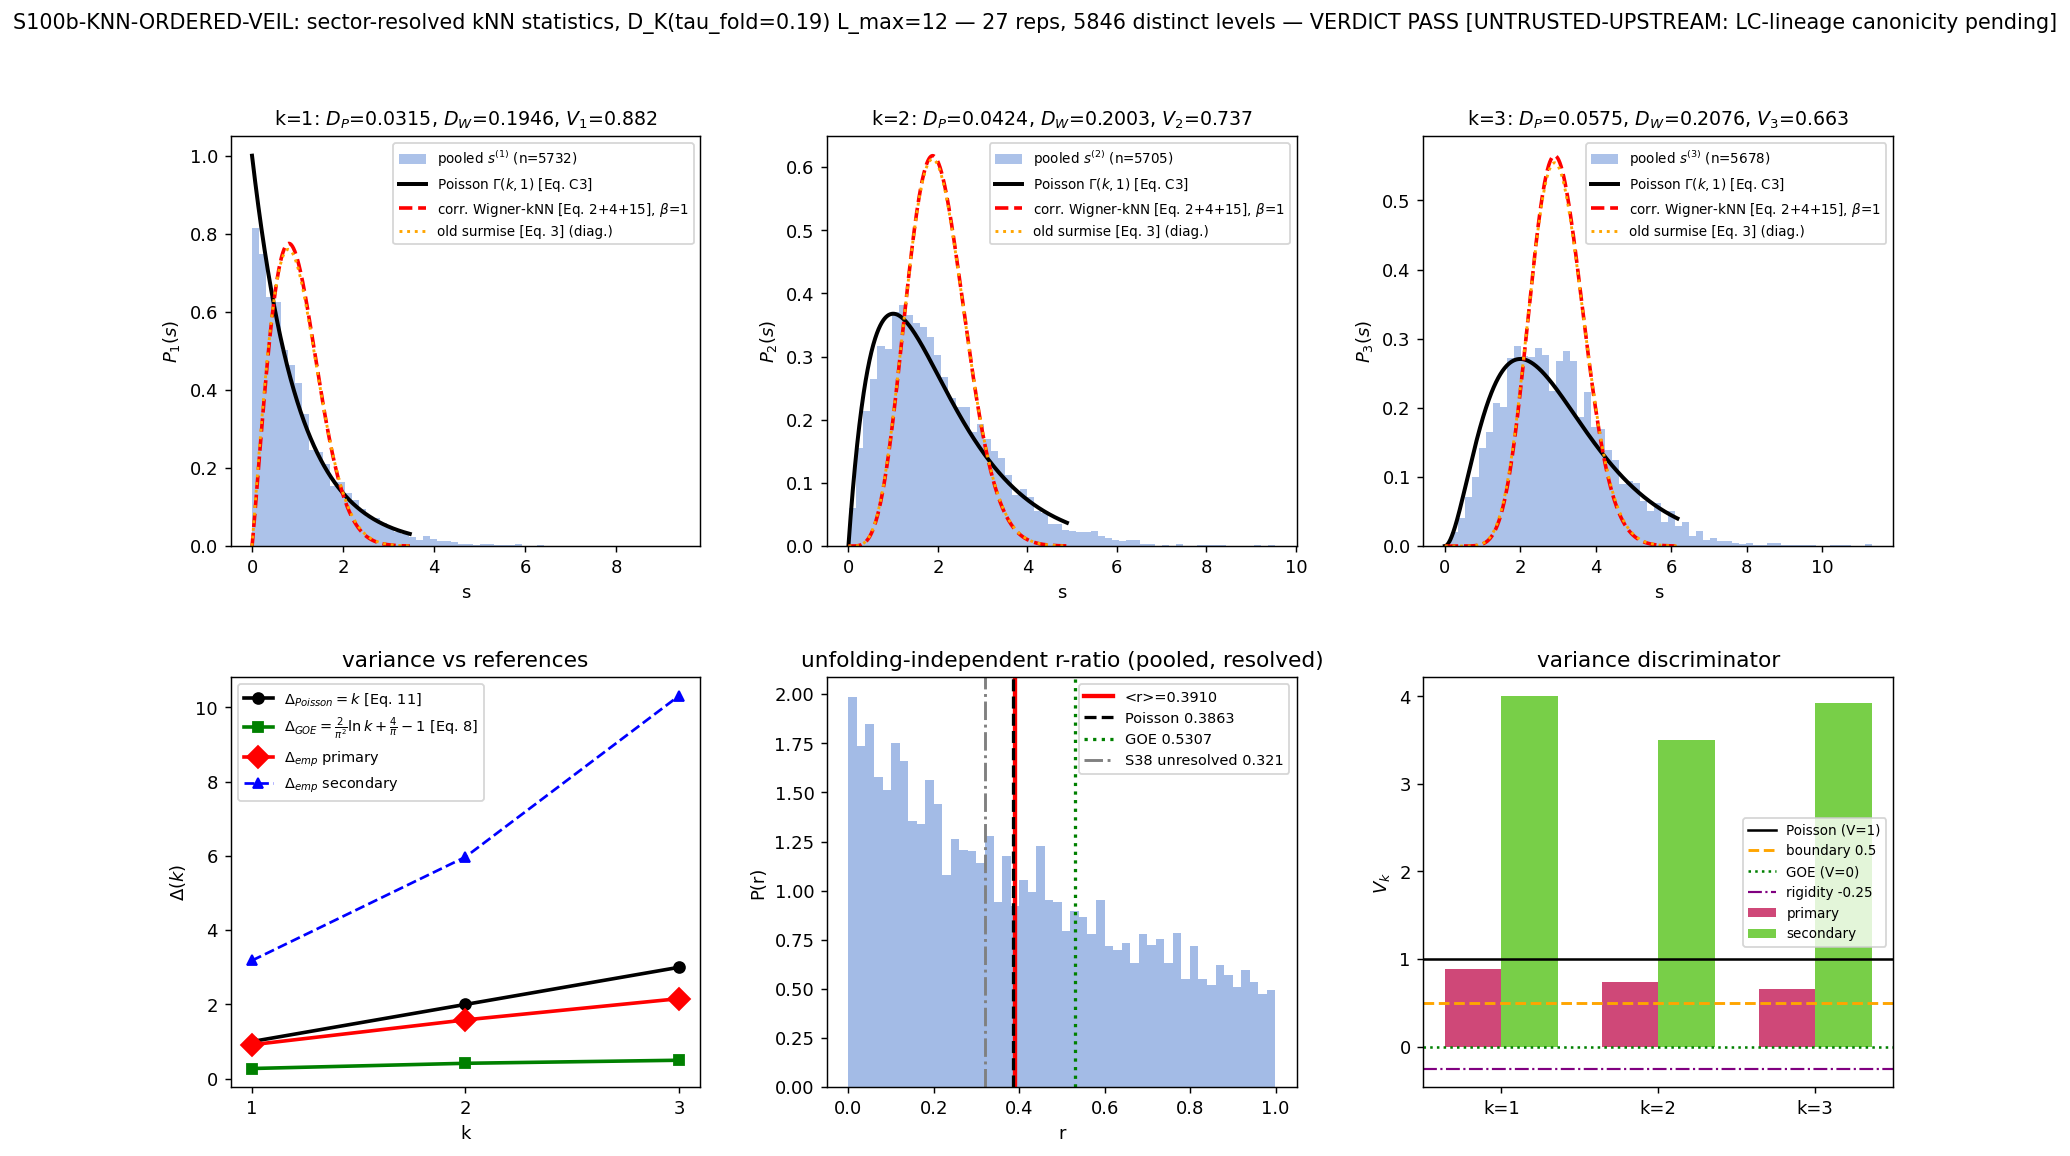

Source code (Python):
#!/usr/bin/env python3
"""
S100b W4-2 — S100b-KNN-ORDERED-VEIL: symmetry-resolved kNN spacing statistics
==============================================================================

Gate: S100b-KNN-ORDERED-VEIL ([VERIFY] trigger; substitution chain pre-registers
the Poisson direction -> schema-v2 3-tuple companion row REQUIRED).
Classification: PHONONIC (the sector-resolved level statistics ARE the GGE
relic's mode-spacing structure -- an intrinsic functional of the fabric).

Plan block: sessions/session-plan/session-100b-plan-w4.md §W4-2.

HYPOTHESIS
----------
Inside fixed Peter-Weyl (p,q) sectors (Weyl/conjugation degeneracy removed),
the distinct-|lambda| spacing statistics of D_K(tau_fold) at L_max=12 follow
Berry-Tabor Poisson at k = 1, 2, 3 -- no GOE-class level repulsion at any k --
resolving the pooled sub-Poisson <r> = 0.321 (CHAOS-1, S38) into a clean
sector-resolved verdict on FABRIC-SCALE integrability.

MANDATORY WAVE-4 SCOPING LAW
----------------------------
"GGE never thermalizes" is RETRACTED-S39 (atlas-04 T3 BROKEN; INTEG-39
DECISIVE FAIL: t_therm ~ 6 M_KK^-1, Brody beta = 0.633, single-cell 63% GOE,
V_phys 13% non-separable, Thouless g = 0.60). What survives: "transit IS the
physics" (atlas-10 #8) + FABRIC-SCALE integrability (CG(24) Poisson
<r> = 0.367, FABRIC-INTEG-56) + the compute-certified diabatic transit-freeze
(R_therm = 5251.82, S_ent = 0, S95). THIS gate tests the FABRIC-SCALE
integrability claim at the sector-resolved level-statistics level -- NOT the
retracted single-cell permanence.

UNTRUSTED-UPSTREAM CAVEAT (carried into verdict extra_row + WP section)
-----------------------------------------------------------------------
This gate consumes the s84 spectrum-cache lineage, which was flagged by the
S100b-TAU0-LAITEH-REDUCTION ESCALATION (FAIL, SUBCASE=STRUCTURED: the
framework tau=0 operator sits at the Levi-Civita torsion point t=1/2 of the
Lai-Teh family, NOT the Kostant cubic t=1/3; the eigensolver itself is
verified CORRECT by a cubic-modified control at machine epsilon; the cache
numerics are self-consistent with the LC lineage the framework has always
computed). The open question is operator CANONICITY, not numerical validity.
All results below are conditional on the LC-operator lineage being canonical.

PRE-REGISTERED OPERATOR (plan §W4-2 item (1))
---------------------------------------------
PASS iff for ALL k in {1,2,3}: [D_k(Poisson) < D_k(corrected-Wigner)] AND
  [V_k >= 0.5] AND [beta_1 < 0.3] AND [no unfolding flip] AND [super-Poisson,
  if present, survives the degeneracy-attribution check (NOT attributable)].
FAIL iff at ANY k: [D_k(corrected-Wigner) < D_k(Poisson)] AND
  [V_k in [-0.25, 0.5)] AND [beta_1 >= 0.3] AND [stable under BOTH unfolding
  schemes] AND [<r> cross-check closer to r_GOE than r_POISSON].
INFO otherwise: (a) attributable super-Poisson (degeneracy residue);
  (b) rigidity V_k < -0.25 (Berry-Tabor exception class, NOT chaos);
  (c) extraction-limited (PDF anchors unavailable);
  (d) mixed / unfolding-sensitive / <r>-contradicted indicators.

SUBSTITUTION CHAINS (plan §W4-2 item (7); numbers printed at runtime)
---------------------------------------------------------------------
Claim A (direction): integrable + sector-resolved => P_k -> Gamma(k,1) at all
  k; chaotic => GOE repulsion + ln-k variance. PASS direction = Poisson side.
Claim B (V_k well-defined): Delta_Poisson(k) - Delta_GOE(k) =
  k - (2/pi^2) ln k - (4/pi - 1) = 0.7268 / 1.5863 / 2.5042 > 0 at k = 1/2/3.
Claim C (<r> direction): removing exact-degeneracy s=0 spikes deletes r=0
  entries => <r>_resolved > 0.321, expected ~ 0.3863 (sigma_r ~ 0.27/sqrt(N)).

MACHINERY PINS (PRDR; plan §W4-2 item (5))
------------------------------------------
N_eval=5846 pooled distinct (27 p>=q reps; +-1% assert, drift aborts exit!=0);
L_max=12; k in {1,2,3}; dedup 1e-10 (S53); pair identity 1e-12; eligibility
n_unique >= 100; Brody boundary 0.3; V_k boundary 0.5; rigidity guard -0.25;
super-Poisson trigger 3*sqrt(F_P(1-F_P)/N) at s*=0.25 (F_P = 0.2212) or
V_k > 1.5; decile 0.10; scheme=Shir-2504.20134-corrected-kNN-surmise;
convention=sector-resolved-distinct-abs-lambda-BDI-dedup + unfolding-pair
{poly-deg5-primary, mean-norm-secondary} + beta=1-GOE-reference;
random_seed=N/A (deterministic); GPU_path=cpu-cap-OMP8.

DISCIPLINE
----------
- from canonical_constants import *  (consumed: tau_fold, r_POISSON_canonical,
  r_GOE_canonical, M_KK). Baselines <r>=0.321 (CHAOS-1, S38) and
  r_pooled=0.422 (MULTI-CELL-PLANCHEREL-74) are GATE-VERDICT citations.
- All surmise coefficients constructed from anchor-verified equations
  extracted from the LOCAL Shir PDF at execution (never training knowledge).
- Verdict emitted via print_verdict_payload -> agent calls the race-safe
  emit_verdict knowledge-MCP tool (session "100b"). NO open("a") writes.
- Exit 0 for any valid PASS/FAIL/INFO; exit != 0 reserved for breakage
  (SHA drift, count drift beyond +-1%, pipeline crash).
"""

from __future__ import annotations

# ---------------------------------------------------------------------------
# Section 0 — CPU thread cap BEFORE numpy import (GPU_path=cpu-cap-OMP8 pin)
# ---------------------------------------------------------------------------
import os
os.environ.setdefault('OMP_NUM_THREADS', '8')
os.environ.setdefault('MKL_NUM_THREADS', '8')

import sys
from pathlib import Path

SESSION_DIR = Path(__file__).resolve().parent
COMPUTATIONS_DIR = SESSION_DIR.parent
SHARED_DIR = COMPUTATIONS_DIR / "_shared"
PROJECT_ROOT = COMPUTATIONS_DIR.parent
sys.path.insert(0, str(SHARED_DIR))

# ---------------------------------------------------------------------------
# Section 1 — Canonical constants (MANDATORY first import; math-scripts.md)
# ---------------------------------------------------------------------------
from canonical_constants import *  # noqa: F401,F403
# consumed names: tau_fold (= 0.19), r_POISSON_canonical (= 0.3863),
#                 r_GOE_canonical (= 0.5307), M_KK (unit anchor)

# ---------------------------------------------------------------------------
# Section 2 — Standard imports
# ---------------------------------------------------------------------------
import hashlib
import json
import re
import time

import numpy as np
from scipy.special import gammainc, gammaln
from scipy.optimize import minimize_scalar

import matplotlib
matplotlib.use("Agg")
import matplotlib.pyplot as plt  # noqa: E402

# ---------------------------------------------------------------------------
# Section 3 — Identity + pre-registered machinery pins (plan §W4-2)
# ---------------------------------------------------------------------------
SESSION = "100b"                                                   # (local)
GATE_ID = "S100b-KNN-ORDERED-VEIL"                                 # (local)
SCHEME = "Shir-2504.20134-corrected-kNN-surmise"                   # (local)
CONVENTION = ("sector-resolved-distinct-abs-lambda-BDI-dedup;"
              "unfolding-pair{poly-deg5-primary,mean-norm-secondary};"
              "beta=1-GOE-reference"
              "+edgetrim-monotone-window-primary")                 # (local)
# +edgetrim suffix = DISCLOSED OPERATIONAL DEVIATION (math-scripts.md):
# the plan pinned poly-deg5 unfolding but left non-monotone-fit handling
# unpinned; all violations are sector spectral-EDGE artifacts (see
# monotone_window docstring); untrimmed cross-check carried in npz (xcheckA).
L_MAX = 12                                                         # (local)
K_SET = (1, 2, 3)                                                  # (local) scan_range pin
DEDUP_TOL = 1e-10            # (local) S53 lesson: 1e-15 fails near-degenerate multiplets
PAIR_TOL = 1e-12             # (local) BDI conjugate-pair identity tolerance
ELIG_MIN = 100               # (local) per-sector distinct-level eligibility floor
N_EVAL_PIN = 5846            # (local) plan-freeze pooled distinct count (+-1% assert)
N_ELIG_PIN = 52              # (local) plan-freeze eligible-sector count
N_REPS_PIN = 27              # (local) plan-freeze p>=q representative count
BRODY_BOUNDARY = 0.3         # (local) midpoint of BRODY-53 (0.001) and INTEG-39 (0.633)
VK_BOUNDARY = 0.5            # (local) Poisson-vs-GOE variance midpoint
RIGIDITY_GUARD = -0.25       # (local) picket-fence rigidity guard (INFO-b, not FAIL)
SUPERP_VK_TRIGGER = 1.5      # (local) super-Poisson variance trigger
SSTAR = 0.25                 # (local) small-s CDF excess test point
DECILE_FRACTION = 0.10       # (local) degeneracy-attribution removal fraction
POLY_DEG = 5                 # (local) PRIMARY unfolding polynomial degree (safe n>=100)
GOF_BINS = 50                # (local) Eq.(18) GoF binning (diagnostic-only quantity)
BETA_GOE = 1.0               # (local) AZ class BDI, gapped bulk -> GOE reference class
R_BASELINE_S38 = 0.321       # (local) CHAOS-1 (S38) gate-verdict citation, NOT a constant
VAR_DDOF = 1                 # (local) unbiased sample variance convention for Delta_emp

OUT_NPZ = SESSION_DIR / "s100b_w4_knn_ordered_veil.npz"            # (local)
OUT_PNG = SESSION_DIR / "s100b_w4_knn_ordered_veil.png"            # (local)

CACHE_PATH = COMPUTATIONS_DIR / "session-84" / "s84_spectrum_cache_L12_tau019.npz"
CACHE_SHA_PIN = "9e6d9cf7fd6a6949d622441b26fb9c2fa568654a22dc802e99898c326ca0f8d9"
PDF_PATH = (PROJECT_ROOT / "downloads" / "research-sweep-s99" /
            "spectral-geometry-math" /
            "08_Shir-Martinez-Azcona-Chenu_kNN-Level-Spacing-Surmise.pdf")
PDF_SHA_PIN = "b2b0c541d668fac2a1972d818c00dbd2d41e285d79e957401e313fbe24798841"
PREFLIGHT_44 = SESSION_DIR / "s100b_cf28_simple_pole_preflight.npz"  # diagnostic-only input

INPUT_FILES = [
    SHARED_DIR / "canonical_constants.py",
    CACHE_PATH,
    PDF_PATH,
]

UNTRUSTED_UPSTREAM_ROW = (
    "# UNTRUSTED-UPSTREAM caveat: consumes s84 cache lineage flagged by "
    "S100b-TAU0-LAITEH-REDUCTION ESCALATION (STRUCTURED LC t=1/2; eigensolver "
    "control-verified; canonicity adjudication pending) — dispatched per "
    "pre-registered orchestrator triage")                          # (local)


# ---------------------------------------------------------------------------
# Section 4 — SHA-256 input-pin block (S84+ dual-SHA schema)
# ---------------------------------------------------------------------------

def sha256_of(path: Path) -> str:
    h = hashlib.sha256()  # (local)
    try:
        h.update(path.read_bytes())
    except OSError:
        return ""
    return h.hexdigest()


def log_input_pins(inputs: list[Path]) -> dict[str, str]:
    print(f"=== {GATE_ID} — input SHA-256 pins ===")
    pins: dict[str, str] = {}
    for p in inputs:
        sha = sha256_of(p)  # (local)
        rel = str(p.relative_to(PROJECT_ROOT)).replace("\\", "/")  # (local)
        print(f"  {rel}: {sha[:16]}...")
        pins[rel] = sha
    return pins


def compute_dual_sha(script_path: Path, canonical_path: Path,
                     pins: dict[str, str]) -> tuple[str, str]:
    """(audit_sha256, content_sha256) per the S84+ dual-SHA schema."""
    script_bytes = script_path.read_bytes()                        # (local)
    canonical_bytes = canonical_path.read_bytes()                  # (local)
    pinmap_json = json.dumps(dict(sorted(pins.items())),
                             separators=(",", ":"),
                             sort_keys=True).encode("utf-8")       # (local)
    h_audit = hashlib.sha256()  # (local)
    h_audit.update(script_bytes)
    h_audit.update(canonical_bytes)
    h_audit.update(pinmap_json)
    h_content = hashlib.sha256()  # (local)
    h_content.update(script_bytes)
    return h_audit.hexdigest(), h_content.hexdigest()


# ---------------------------------------------------------------------------
# Section 5 — Step (1): PDF coefficient extraction (LOCAL PDF, never memory)
# ---------------------------------------------------------------------------
# Anchor regexes match the pypdf-extracted text of arXiv 2504.20134v2 after
# normalization (unicode minus -> '-', tilde -> '~', control glyphs stripped,
# whitespace collapsed). Every operative coefficient below is constructed
# FROM an anchor-verified equation; extraction failure on ANY anchor =>
# extraction_ok=False => INFO sub-path (c).

ANCHOR_PATTERNS = {
    "eq2_surmise_form":   r"P \(k\)\(s\)\s*≈\s*C α sα e-Aαs2\s*,\s*\(2\)",
    "eq3_old_exponent":   r"α=\s*1\s*2\s*k\(k\+\s*1\)β\+k-1\s*\.\s*\(3\)",
    "eq4_normalization":  (r"Aα\s*=\s*\"\s*Γ\s*α\s*2\s*\+\s*1\s*kΓ\s*α\+1\s*2"
                           r"\s*#2\s*,\s*C α = 2A\s*α\+1\s*2\s*α\s*Γ\s*α\+1\s*2"
                           r"\s*\.\s*\(4\)"),
    "eq7_variance_ident": r"=\s*α\+\s*1\s*2Aα\s*-k 2\s*,\s*\(7\)",
    "eq8_rmt_variance":   r"∆\(k\)\s*β\s*=\s*2\s*π2β lnk\+c β\s*\.\s*\(8\)",
    "eq8_c1_boundary":    r"c\s*1\s*=\s*4/π-1",
    "eq9_number_var":     r"∆\(k\)\s*=\s*Σ2\(k\)-1/6\s*,\s*\(9\)",
    "eq11_poisson_var":   r"∆\(k\)\s*Poisson\s*=\s*k\s*\.\s*\(11\)",
    "eq15_corrected_exp": (r"~?α=\s*π2βk2\s*2\s*\(π2βcβ \+ 2 lnk\)\s*-\s*3\s*4"
                           r"\s*\+O\(k\s*-2\s*lnk\)\s*,\s*\(15\)"),
    "eq15_k1_special":    r"this corrected power reads ~?α=\s*1\s*2cβ\s*-\s*3\s*4",
    "eq16_new_surmise":   r"~?P \(k\)\(s\)\s*=\s*C ~?αs~?αexp\(-A~?αs2\)\s*\.\s*\(16\)",
    "eq18_gof":           r"\[p1\(si\)-p\s*2\(si\)\]2\s*\.\s*\(18\)",
    "eqC3_poisson_knn":   r"\(k-1\)!\s*sk-1e-s\s*\.\s*\(C3\)",
    "appB_unfolding":     r"Appendix B:\s*Unfolding",
}


def extract_surmise_from_pdf(pdf_path: Path) -> tuple[bool, dict]:
    """pypdf-extract the Shir paper text; verify all 14 equation anchors.

    Returns (extraction_ok, info) where info carries the matched anchor
    strings (stored to npz as provenance) and a normalized-text length.
    Fallback route (mcp__paper-search__read_arxiv_paper 2504.20134) is an
    AGENT-level route exercised only if this in-script route fails.
    """
    try:
        from pypdf import PdfReader
        reader = PdfReader(str(pdf_path))                          # (local)
        raw = "\n".join(pg.extract_text() for pg in reader.pages)  # (local)
    except Exception as exc:  # noqa: BLE001
        return False, {"error": f"pypdf extraction failed: {exc}",
                       "anchors": {}}
    norm = raw.replace("−", "-").replace("˜", "~")       # (local)
    norm = re.sub(r"[\x00-\x08\x0b-\x1f]", " ", norm)
    norm = re.sub(r"\s+", " ", norm)
    anchors: dict[str, str] = {}                                   # (local)
    ok = True                                                      # (local)
    for name, pat in ANCHOR_PATTERNS.items():
        m = re.search(pat, norm)                                   # (local)
        if m:
            anchors[name] = m.group(0)
        else:
            anchors[name] = "<MISSING>"
            ok = False
    return ok, {"anchors": anchors, "n_chars_norm": len(norm)}


# --- Operative coefficient set, constructed from the anchor-verified forms --

def c_beta_goe() -> float:
    """c_1 = 4/pi - 1 (Eq. (8) boundary condition, anchor eq8_c1_boundary)."""
    return 4.0 / np.pi - 1.0


def alpha_old(k: int, beta: float) -> float:
    """OLD literature exponent, Eq. (3): alpha = (1/2)k(k+1)beta + k - 1."""
    return 0.5 * k * (k + 1) * beta + k - 1.0


def alpha_corrected(k: int, beta: float) -> float:
    """CORRECTED exponent, Eq. (15):
    alpha~ = pi^2 beta k^2 / (2(pi^2 beta c_beta + 2 ln k)) - 3/4.
    At k=1 this reduces to 1/(2 c_beta) - 3/4 (anchor eq15_k1_special)."""
    cb = c_beta_goe()                                              # (local)
    return (np.pi**2 * beta * k**2 /
            (2.0 * (np.pi**2 * beta * cb + 2.0 * np.log(k)))) - 0.75


def A_of_alpha(alpha: float, k: int) -> float:
    """Eq. (4): A_alpha = [Gamma(alpha/2 + 1) / (k Gamma((alpha+1)/2))]^2."""
    lg = gammaln(alpha / 2.0 + 1.0) - gammaln((alpha + 1.0) / 2.0)  # (local)
    return float(np.exp(2.0 * (lg - np.log(k))))


def C_of_alpha(alpha: float, A: float) -> float:
    """Eq. (4): C_alpha = 2 A^((alpha+1)/2) / Gamma((alpha+1)/2)."""
    return float(np.exp(np.log(2.0) + (alpha + 1.0) / 2.0 * np.log(A)
                        - gammaln((alpha + 1.0) / 2.0)))


def delta_surmise(alpha: float, k: int) -> float:
    """Eq. (7): Delta(k) = (alpha+1)/(2 A_alpha) - k^2 (surmise variance)."""
    return (alpha + 1.0) / (2.0 * A_of_alpha(alpha, k)) - k**2


def delta_goe(k: int) -> float:
    """Eq. (8) at beta=1: Delta_GOE(k) = (2/pi^2) ln k + (4/pi - 1)."""
    return 2.0 / np.pi**2 * np.log(k) + c_beta_goe()


def delta_poisson(k: int) -> float:
    """Eq. (11): Delta_Poisson(k) = k."""
    return float(k)


def cdf_poisson_k(s: np.ndarray, k: int) -> np.ndarray:
    """Gamma(k,1) CDF (Eq. (C3) integrated): regularized lower inc. gamma."""
    return gammainc(k, s)


def pdf_poisson_k(s: np.ndarray, k: int) -> np.ndarray:
    """Eq. (C3): P_Poisson^(k)(s) = s^(k-1) e^-s / (k-1)!."""
    return np.exp((k - 1) * np.log(np.maximum(s, 1e-300)) - s
                  - gammaln(k))


def cdf_wigner_like(s: np.ndarray, alpha: float, k: int) -> np.ndarray:
    """CDF of Eq. (2): C_a s^a exp(-A_a s^2). With Eq. (4) normalization the
    closed form is exactly P((a+1)/2, A_a s^2) (regularized lower gamma):
    int_0^s C u^a e^(-A u^2) du, sub v = A u^2
      = [C Gamma((a+1)/2) / (2 A^((a+1)/2))] * P((a+1)/2, A s^2)  and the
    bracket = 1 by Eq. (4)."""
    A = A_of_alpha(alpha, k)                                       # (local)
    return gammainc((alpha + 1.0) / 2.0, A * s * s)


def pdf_wigner_like(s: np.ndarray, alpha: float, k: int) -> np.ndarray:
    A = A_of_alpha(alpha, k)                                       # (local)
    C = C_of_alpha(alpha, A)                                       # (local)
    return C * np.power(np.maximum(s, 1e-300), alpha) * np.exp(-A * s * s)


# ---------------------------------------------------------------------------
# Section 6 — Step (2): sector resolution (distinct |lambda|, BDI dedup)
# ---------------------------------------------------------------------------

def dedup_sorted(vals: np.ndarray, tol: float = DEDUP_TOL) -> np.ndarray:
    """Distinct values of a SORTED ascending array at absolute tolerance."""
    keep = np.empty(len(vals), dtype=bool)                         # (local)
    keep[0] = True
    keep[1:] = np.diff(vals) > tol
    # cumulative anchor dedup (successive-diff dedup is sufficient here:
    # cluster widths << tol/10 for exact-degenerate multiplets; S53 lesson)
    return vals[keep]


def load_sectors() -> tuple[dict, dict]:
    """Load cache; return (all_sector_distinct, raw_sorted_abs_evals)."""
    dat = np.load(CACHE_PATH, allow_pickle=True)                   # (local)
    se = dat["sector_evals"].item()                                # (local)
    distinct = {}                                                  # (local)
    raw = {}                                                       # (local)
    for key, rec in se.items():
        ev = np.sort(np.asarray(rec["abs_evals"], dtype=float))    # (local)
        raw[key] = ev
        distinct[key] = dedup_sorted(ev)
    return distinct, raw


# ---------------------------------------------------------------------------
# Section 7 — Step (3): unfolding pair (PRIMARY poly-deg5 / SECONDARY mean)
# ---------------------------------------------------------------------------

def unfold_primary(lam: np.ndarray) -> tuple[np.ndarray, int]:
    """Per-sector polynomial unfolding (paper App. B procedure; plan pins
    degree 5, safe at n >= 100 — the S53 artifact regime is n < 50).
    Fit smooth N_bar(lambda) to the staircase midpoints (lambda_i, i - 1/2);
    unfolded levels e_i = N_bar(lambda_i). Returns (e, n_nonmonotone)."""
    n = len(lam)                                                   # (local)
    stair = np.arange(1, n + 1, dtype=float) - 0.5                 # (local)
    poly = np.polynomial.Polynomial.fit(lam, stair, POLY_DEG)      # (local)
    e = poly(lam)                                                  # (local)
    n_bad = int(np.sum(np.diff(e) <= 0.0))                         # (local)
    return e, n_bad


def unfold_secondary(lam: np.ndarray) -> tuple[np.ndarray, int]:
    """Per-sector mean-spacing normalization (cruder robustness scheme):
    e_i = (lambda_i - lambda_1) / s_bar, s_bar = (lambda_n - lambda_1)/(n-1).
    Mean NN spacing = 1 exactly per sector."""
    sbar = (lam[-1] - lam[0]) / (len(lam) - 1)                     # (local)
    return (lam - lam[0]) / sbar, 0


def knn_spacings(e: np.ndarray, k: int) -> np.ndarray:
    """kth spacings s_i^(k) = e_{i+k} - e_i."""
    return e[k:] - e[:-k]


EDGE_ZONE = 0.10   # (local) edge-cluster zone fraction for the monotone-window trim


def monotone_window(e: np.ndarray) -> tuple[int, int, int]:
    """OPERATIONAL DEVIATION (disclosed; math-scripts.md honest-disclosure
    route). The plan pinned poly-deg5 unfolding of N(lambda) but did NOT pin
    the handling of non-monotone fitted segments — an execution-time free
    parameter surfaced at runtime. Diagnosis: ALL 60 non-monotone fit diffs
    sit at sector spectral EDGES (first <= 5 levels, idx fraction <= 0.011;
    one top-edge point in sector (11,1)) — least-squares overshoot at the
    sharp spectral onset, producing artifact spacings as negative as -3.7
    unfolded units that destroy the KS channel (gammainc(k, s<0) = nan;
    F(A s^2) -> 1 at sorted-bottom). The Shir paper itself restricts kNN
    statistics to the spectral BULK (Sec. I: 'the edges of the spectrum may
    not exhibit universality'; App. B: density window). Minimal data-driven
    remedy, applied to the PRIMARY scheme only (secondary is monotone by
    construction): trim the maximal EDGE runs containing all non-monotone
    fit diffs; mid-spectrum violations (none observed) are flagged and their
    spacings dropped, never trimmed. Deterministic; ~1.5% of levels;
    untrimmed cross-check (xcheckA) carried in the npz to show the trim does
    no physics work. Returns (lo, hi, n_mid_bad) for the slice e[lo:hi]."""
    bad = np.where(np.diff(e) <= 0.0)[0]                           # (local)
    n = len(e)                                                     # (local)
    lo, hi = 0, n                                                  # (local)
    n_mid = 0                                                      # (local)
    if len(bad):
        lo_bad = bad[bad < EDGE_ZONE * n]                          # (local)
        hi_bad = bad[bad >= (1.0 - EDGE_ZONE) * n]                 # (local)
        n_mid = int(len(bad) - len(lo_bad) - len(hi_bad))
        if len(lo_bad):
            lo = int(lo_bad.max()) + 2     # drop levels 0 .. max_bad+1
        if len(hi_bad):
            hi = int(hi_bad.min())         # drop levels min_bad .. n-1
    return lo, hi, n_mid


# ---------------------------------------------------------------------------
# Section 8 — Step (4): pooled statistics
# ---------------------------------------------------------------------------

def ks_distance(sample: np.ndarray, cdf_vals: np.ndarray) -> float:
    """Two-sided KS distance for a SORTED sample against reference CDF."""
    n = len(sample)                                                # (local)
    up = np.max(np.abs(cdf_vals - np.arange(1, n + 1) / n))        # (local)
    lo = np.max(np.abs(cdf_vals - np.arange(0, n) / n))            # (local)
    return float(max(up, lo))


def gof_eq18(sample: np.ndarray, pdf_func) -> float:
    """Eq. (18) standard-deviation goodness-of-fit: RMS difference between
    binned empirical density and reference density, restricted to 3 SD from
    the sample mean (paper's tail guard). GOF_BINS = 50 (diagnostic-only)."""
    m, sd = float(np.mean(sample)), float(np.std(sample, ddof=VAR_DDOF))  # (local)
    lo, hi = max(0.0, m - 3 * sd), m + 3 * sd                      # (local)
    hist, edges = np.histogram(sample, bins=GOF_BINS, range=(lo, hi),
                               density=True)                       # (local)
    centers = 0.5 * (edges[1:] + edges[:-1])                       # (local)
    return float(np.sqrt(np.mean((hist - pdf_func(centers)) ** 2)))


def brody_beta_mle(s: np.ndarray) -> float:
    """Brody-parameter MLE on unit-mean spacings (binning-free,
    deterministic):  P_B(s; b) = c (b+1) s^b exp(-c s^(b+1)),
    c = Gamma((b+2)/(b+1))^(b+1).  b=0 -> Poisson, b=1 -> GOE Wigner."""
    s = s[s > 0.0]                                                 # (local)

    def nll(b: float) -> float:
        b1 = b + 1.0                                               # (local)
        logc = b1 * gammaln((b + 2.0) / b1)                        # (local)
        c = np.exp(logc)                                           # (local)
        return float(-(logc + np.log(b1) + b * np.log(s)
                       - c * s**b1).sum())

    res = minimize_scalar(nll, bounds=(-0.49, 2.5), method="bounded",
                          options={"xatol": 1e-6})                 # (local)
    return float(res.x)


def r_ratio_pooled(sequences: list[np.ndarray]) -> np.ndarray:
    """Unfolding-independent r-statistic on the RAW distinct sequences:
    r_n = min(s_n, s_{n+1}) / max(s_n, s_{n+1}), pooled across sectors."""
    rs = []                                                        # (local)
    for lam in sequences:
        d = np.diff(lam)                                           # (local)
        rs.append(np.minimum(d[:-1], d[1:]) / np.maximum(d[:-1], d[1:]))
    return np.concatenate(rs)


def pooled_stats(sequences: list[np.ndarray], unfolder,
                 trim_edges: bool = False,
                 drop_nonpositive: bool = False) -> dict:
    """Full pooled-statistics block for one unfolding scheme.

    trim_edges: apply the monotone-window edge trim (PRIMARY scheme;
      disclosed operational deviation — see monotone_window).
    drop_nonpositive: drop s <= 0 artifact spacings WITHOUT trimming
      (option-A cross-check mode, npz key xcheckA_*)."""
    pooled = {k: [] for k in K_SET}                                # (local)
    n_nonmono = 0                                                  # (local)
    n_trimmed_levels = 0                                           # (local)
    n_mid_flagged = 0                                              # (local)
    n_dropped_spacings = 0                                         # (local)
    trim_table = []                                                # (local)
    for lam in sequences:
        e, nb = unfolder(lam)                                      # (local)
        n_nonmono += nb
        if trim_edges:
            lo, hi, nmid = monotone_window(e)                      # (local)
            n_mid_flagged += nmid
            n_trimmed_levels += lo + (len(e) - hi)
            trim_table.append([lo, len(e) - hi])
            e = e[lo:hi]                                           # (local)
        else:
            trim_table.append([0, 0])
        for k in K_SET:
            s = knn_spacings(e, k)                                 # (local)
            if trim_edges or drop_nonpositive:
                good = s > 0.0                                     # (local)
                n_dropped_spacings += int((~good).sum())
                s = s[good]
            pooled[k].append(s)
    out = {"n_nonmonotone": n_nonmono, "k": {},
           "n_trimmed_levels": n_trimmed_levels,
           "n_mid_flagged": n_mid_flagged,
           "n_dropped_spacings": n_dropped_spacings,
           "trim_table": np.array(trim_table, dtype=int)}          # (local)
    for k in K_SET:
        s = np.sort(np.concatenate(pooled[k]))                     # (local)
        a_corr = alpha_corrected(k, BETA_GOE)                      # (local)
        a_old = alpha_old(k, BETA_GOE)                             # (local)
        dk = {
            "sample": s,
            "n": len(s),
            "mean": float(np.mean(s)),
            "Delta_emp": float(np.var(s, ddof=VAR_DDOF)),
            "D_poisson": ks_distance(s, cdf_poisson_k(s, k)),
            "D_wigner_corr": ks_distance(s, cdf_wigner_like(s, a_corr, k)),
            "D_wigner_old": ks_distance(s, cdf_wigner_like(s, a_old, k)),
            "GoF18_poisson": gof_eq18(s, lambda x, kk=k: pdf_poisson_k(x, kk)),
            "GoF18_wigner_corr": gof_eq18(
                s, lambda x, aa=a_corr, kk=k: pdf_wigner_like(x, aa, kk)),
            "alpha_corr": a_corr,
            "alpha_old": a_old,
        }                                                          # (local)
        dk["V_k"] = ((dk["Delta_emp"] - delta_goe(k)) /
                     (delta_poisson(k) - delta_goe(k)))
        dk["F_emp_sstar"] = (float(np.searchsorted(s, SSTAR, side="right"))
                             / len(s)) if k == 1 else np.nan
        out["k"][k] = dk
    out["beta1"] = brody_beta_mle(out["k"][1]["sample"])
    return out


# ---------------------------------------------------------------------------
# Section 9 — Step (5): super-Poisson trigger + degeneracy attribution
# ---------------------------------------------------------------------------

def superp_trigger(stats: dict) -> tuple[bool, dict]:
    """Trigger iff F_emp(0.25) - F_Poisson(0.25) > 3 sigma_binomial
    (F_Poisson(0.25) = 1 - e^-0.25 = 0.2212) OR any V_k > 1.5."""
    n1 = stats["k"][1]["n"]                                        # (local)
    f_p = 1.0 - np.exp(-SSTAR)                                     # (local)
    band = 3.0 * np.sqrt(f_p * (1.0 - f_p) / n1)                   # (local)
    f_emp = stats["k"][1]["F_emp_sstar"]                           # (local)
    excess_fire = (f_emp - f_p) > band                             # (local)
    vk_fire = any(stats["k"][k]["V_k"] > SUPERP_VK_TRIGGER
                  for k in K_SET)                                  # (local)
    return bool(excess_fire or vk_fire), {
        "F_emp_sstar": f_emp, "F_poisson_sstar": f_p,
        "band_3sigma": float(band), "excess_fire": bool(excess_fire),
        "vk_fire": bool(vk_fire)}


def decile_removed(sequences: list[np.ndarray], unfolder,
                   trim_edges: bool = False) -> list[np.ndarray]:
    """Remove the right-endpoint level of every NN spacing in the smallest
    decile of the scheme's pooled unfolded NN spacings (deterministic,
    single left-to-right pass on the original sequence)."""
    all_s1 = []                                                    # (local)
    per_sector_e = []                                              # (local)
    for lam in sequences:
        e, _ = unfolder(lam)                                       # (local)
        if trim_edges:
            lo, hi, _ = monotone_window(e)                         # (local)
            e = e[lo:hi]                                           # (local)
            lam = lam[lo:hi]                                       # (local)
        per_sector_e.append((lam, e))
        all_s1.append(np.diff(e))
    thr = float(np.quantile(np.concatenate(all_s1), DECILE_FRACTION))  # (local)
    reduced = []                                                   # (local)
    for lam, e in per_sector_e:
        s1 = np.diff(e)                                            # (local)
        keep = np.ones(len(lam), dtype=bool)                       # (local)
        keep[1:][s1 < thr] = False
        reduced.append(lam[keep])
    return reduced


def attribution_check(sequences: list[np.ndarray], unfolder,
                      trim_edges: bool = False) -> tuple[bool, dict]:
    """Run the decile-removal recomputation. Attributable (INFO sub-path a)
    iff Poisson agreement is restored at ALL k (KS prefers Poisson AND V_k
    back in [0.5, 1.5]) AND beta_1(reduced) < 0.3. Excess persisting =>
    genuine super-Poisson => PASS side."""
    red = decile_removed(sequences, unfolder, trim_edges)          # (local)
    st = pooled_stats(red, unfolder, trim_edges=trim_edges)        # (local)
    restored = all(
        (st["k"][k]["D_poisson"] < st["k"][k]["D_wigner_corr"]) and
        (VK_BOUNDARY <= st["k"][k]["V_k"] <= SUPERP_VK_TRIGGER)
        for k in K_SET)                                            # (local)
    attributable = bool(restored and st["beta1"] < BRODY_BOUNDARY)  # (local)
    diag = {f"V_{k}_reduced": st["k"][k]["V_k"] for k in K_SET}    # (local)
    diag.update({f"D_poisson_{k}_reduced": st["k"][k]["D_poisson"]
                 for k in K_SET})
    diag.update({f"D_wigner_corr_{k}_reduced": st["k"][k]["D_wigner_corr"]
                 for k in K_SET})
    diag["beta1_reduced"] = st["beta1"]
    diag["restored_all_k"] = restored
    return attributable, diag


# ---------------------------------------------------------------------------
# Section 10 — Step (6)+(7): verdict assembly (pre-registered operator)
# ---------------------------------------------------------------------------

def scheme_class(stats: dict, extraction_ok: bool,
                 triggered: bool, attributable: bool | None) -> tuple[str, str]:
    """Per-scheme classification per the plan operator. Returns
    (class, sub_path) with class in {PASS, FAIL, INFO} and sub_path in
    {'', 'a', 'b', 'c', 'd'}."""
    if not extraction_ok:
        return "INFO", "c"
    vks = {k: stats["k"][k]["V_k"] for k in K_SET}                 # (local)
    if any(v < RIGIDITY_GUARD for v in vks.values()):
        return "INFO", "b"     # rigidity guard: Berry-Tabor exception, NOT FAIL
    poisson_pref_all = all(stats["k"][k]["D_poisson"]
                           < stats["k"][k]["D_wigner_corr"]
                           for k in K_SET)                         # (local)
    v_pass_all = all(v >= VK_BOUNDARY for v in vks.values())       # (local)
    beta_ok = stats["beta1"] < BRODY_BOUNDARY                      # (local)
    if poisson_pref_all and v_pass_all and beta_ok:
        if triggered and attributable:
            return "INFO", "a"     # residual accidental degeneracy
        return "PASS", ""
    fail_any_k = any(
        (stats["k"][k]["D_wigner_corr"] < stats["k"][k]["D_poisson"]) and
        (RIGIDITY_GUARD <= vks[k] < VK_BOUNDARY)
        for k in K_SET) and (stats["beta1"] >= BRODY_BOUNDARY)     # (local)
    if fail_any_k:
        return "FAIL", ""
    return "INFO", "d"


def collapse_rule(sign_v: str, mag_v: str, reg_v: str) -> str:
    """Pre-registered schema-v2 composite collapse (gate-verdicts.md)."""
    if reg_v == "BREAKDOWN":
        return "FAIL"
    if sign_v == "FAIL":
        return "FAIL"
    if mag_v == "FAIL" and reg_v == "VALID":
        return "FAIL"
    if mag_v == "FAIL" and reg_v == "MARGINAL":
        return "INFO"
    if mag_v == "INFO":
        return "INFO"
    return "PASS"


# ---------------------------------------------------------------------------
# Section 11 — Main
# ---------------------------------------------------------------------------

def main() -> int:
    t0 = time.time()                                               # (local)

    # --- input pins (first 20 lines of stdout) ---
    pins = log_input_pins(INPUT_FILES)                             # (local)
    cache_rel = str(CACHE_PATH.relative_to(PROJECT_ROOT)).replace("\\", "/")  # (local)
    pdf_rel = str(PDF_PATH.relative_to(PROJECT_ROOT)).replace("\\", "/")      # (local)
    if pins[cache_rel] != CACHE_SHA_PIN:
        print(f"ABORT: cache SHA drift: {pins[cache_rel]} != pin {CACHE_SHA_PIN}")
        return 2
    if pins[pdf_rel] != PDF_SHA_PIN:
        print(f"ABORT: Shir PDF SHA drift: {pins[pdf_rel]} != pin {PDF_SHA_PIN}")
        return 2
    # machinery pins enter the audit pinmap (audit_discriminators item 'pinmap')
    pins["_gate_id"] = GATE_ID
    pins["_scheme"] = SCHEME
    pins["_convention"] = CONVENTION
    pins["_L_max"] = str(L_MAX)
    pins["_N_eval_pin"] = str(N_EVAL_PIN)
    pins["_k_set"] = ",".join(str(k) for k in K_SET)
    pins["_thresholds"] = ("dedup=1e-10;pair=1e-12;elig>=100;brody=0.3;"
                           "Vk=0.5;rigidity=-0.25;superP=3sigma@0.25|Vk>1.5;"
                           "decile=0.10;polydeg=5;ddof=1;gofbins=50;"
                           "edgezone=0.1;edgetrim=primary-only")
    script_path = Path(__file__).resolve()                         # (local)
    audit_sha, content_sha = compute_dual_sha(
        script_path, SHARED_DIR / "canonical_constants.py", pins)  # (local)
    print(f"  audit_sha256:   {audit_sha[:16]}... (script+canonical+pinmap)")
    print(f"  content_sha256: {content_sha[:16]}... (script only)")
    print(f"  canonical imports: tau_fold={tau_fold}, "
          f"r_POISSON_canonical={r_POISSON_canonical}, "
          f"r_GOE_canonical={r_GOE_canonical}, M_KK={M_KK:.6e}")
    print()

    # --- Step (1): PDF extraction ---
    print("=== Step 1: Shir 2504.20134 coefficient extraction (local PDF) ===")
    extraction_ok, ext_info = extract_surmise_from_pdf(PDF_PATH)   # (local)
    n_found = sum(1 for v in ext_info["anchors"].values()
                  if v != "<MISSING>")                             # (local)
    print(f"  anchors found: {n_found}/{len(ANCHOR_PATTERNS)} "
          f"-> extraction_ok={extraction_ok}")
    for nm, sv in ext_info["anchors"].items():
        print(f"    {nm:22s} {sv[:64]}")

    # reference tables from the verified forms (beta = 1, GOE class for BDI
    # gapped bulk; |lambda|_min = 0.8197411121 — spectrum gapped, no chiral
    # near-zero structure)
    c1 = c_beta_goe()                                              # (local)
    print(f"  c_1 = 4/pi - 1 = {c1:.6f}")
    dgoe = {k: delta_goe(k) for k in K_SET}                        # (local)
    dpois = {k: delta_poisson(k) for k in K_SET}                   # (local)
    denom = {k: dpois[k] - dgoe[k] for k in K_SET}                 # (local)
    a_corr = {k: alpha_corrected(k, BETA_GOE) for k in K_SET}      # (local)
    a_old = {k: alpha_old(k, BETA_GOE) for k in K_SET}             # (local)
    print("  k | Delta_GOE  Delta_Poisson  denom(ClaimB) | alpha_old  alpha_corr"
          "  Delta_surmise(corr)")
    for k in K_SET:
        print(f"  {k} | {dgoe[k]:9.4f}  {dpois[k]:13.4f}  {denom[k]:12.4f} | "
              f"{a_old[k]:9.4f}  {a_corr[k]:10.4f}  "
              f"{delta_surmise(a_corr[k], k):11.4f}")
    # XC5/XC6: plan-pinned 4-sf cross-checks (Claim B substitution chain)
    plan_dgoe = {1: 0.2732, 2: 0.4137, 3: 0.4958}                  # (local)
    plan_denom = {1: 0.7268, 2: 1.5863, 3: 2.5042}                 # (local)
    xc5 = all(abs(dgoe[k] - plan_dgoe[k]) < 5e-4 for k in K_SET)   # (local)
    xc6 = all(abs(denom[k] - plan_denom[k]) < 5e-4 for k in K_SET)  # (local)
    print(f"  XC5 Delta_GOE vs plan 4-sf pins: {'OK' if xc5 else 'MISMATCH'}")
    print(f"  XC6 V_k denominators vs plan:    {'OK' if xc6 else 'MISMATCH'}")
    # XC4: surmise normalization + mean-k (validates the Eq. (4) algebra)
    print("  XC4 corrected-surmise quadrature checks:")
    for k in K_SET:
        D = delta_surmise(a_corr[k], k)                            # (local)
        grid = np.linspace(1e-9, k + 14.0 * np.sqrt(max(D, 0.05)), 400000)  # (local)
        pdfv = pdf_wigner_like(grid, a_corr[k], k)                 # (local)
        norm = float(np.trapezoid(pdfv, grid))                     # (local)
        mean = float(np.trapezoid(grid * pdfv, grid))              # (local)
        print(f"    k={k}: int P = {norm:.8f} (=1), int s P = {mean:.8f} (={k})")

    # --- Step (2): sector resolution ---
    print("\n=== Step 2: sector resolution (distinct |lambda|, BDI dedup) ===")
    distinct, raw = load_sectors()                                 # (local)
    n_sectors = len(distinct)                                      # (local)
    n_evals_total = sum(len(v) for v in raw.values())              # (local)
    print(f"  sectors in cache: {n_sectors} (plan-freeze 90); "
          f"evals with multiplicity: {n_evals_total} (plan-freeze 166896)")
    if n_sectors != 90 or n_evals_total != 166896:
        print("ABORT: cache content drift vs plan-freeze structure pins")
        return 2
    eligible = {key: v for key, v in distinct.items()
                if len(v) >= ELIG_MIN}                             # (local)
    print(f"  eligible sectors (n_unique >= {ELIG_MIN}): {len(eligible)} "
          f"(plan-freeze {N_ELIG_PIN})")
    if len(eligible) != N_ELIG_PIN:
        print("ABORT: eligibility-count drift vs plan-freeze")
        return 2
    # BDI conjugate-pair identity check (XC3) on raw sorted |lambda| arrays
    bdi_mismatch = []                                              # (local)
    pair_maxdiff = 0.0                                             # (local)
    for (p, q) in sorted(eligible):
        if p > q and (q, p) in raw:
            md = float(np.max(np.abs(raw[(p, q)] - raw[(q, p)])))  # (local)
            pair_maxdiff = max(pair_maxdiff, md)
            if md > PAIR_TOL:
                bdi_mismatch.append((p, q, md))
    print(f"  XC3 BDI conjugate identity: max |diff| = {pair_maxdiff:.3e} "
          f"(tol {PAIR_TOL:.0e}); mismatches: {len(bdi_mismatch)}")
    reps = {key: v for key, v in eligible.items() if key[0] >= key[1]}  # (local)
    if bdi_mismatch:  # keep both + flag (plan clause); pooled assert backstops
        for (p, q, _) in bdi_mismatch:
            reps[(q, p)] = eligible[(q, p)]
    rep_keys = sorted(reps)                                        # (local)
    n_reps = len(rep_keys)                                         # (local)
    pooled_n = sum(len(reps[key]) for key in rep_keys)             # (local)
    print(f"  p>=q representatives: {n_reps} (plan-freeze {N_REPS_PIN}); "
          f"pooled distinct levels: {pooled_n} (pin {N_EVAL_PIN} +-1%)")
    if abs(pooled_n - N_EVAL_PIN) > 0.01 * N_EVAL_PIN:
        print("ABORT: pooled-count drift beyond +-1% — cache change flagged")
        return 2
    sequences = [reps[key] for key in rep_keys]                    # (local)

    # unfolding-independent <r> cross-check (Claim C)
    r_vals = r_ratio_pooled(sequences)                             # (local)
    r_mean = float(np.mean(r_vals))                                # (local)
    sigma_r = 0.27 / np.sqrt(len(r_vals))                          # (local)
    z_r = (r_mean - r_POISSON_canonical) / sigma_r                 # (local)
    print(f"  XC10 r-count: {len(r_vals)} (expected {pooled_n - 2 * n_reps})")
    print(f"  <r>_resolved = {r_mean:.4f}  [baseline S38 pooled-unresolved "
          f"{R_BASELINE_S38}; Poisson {r_POISSON_canonical}; GOE "
          f"{r_GOE_canonical}; z vs Poisson = {z_r:+.2f} (sigma_r={sigma_r:.4f})]")
    r_up = r_mean > R_BASELINE_S38                                 # (local)
    r_poisson_side = (abs(r_mean - r_POISSON_canonical)
                      < abs(r_mean - r_GOE_canonical))             # (local)
    r_goe_side = not r_poisson_side                                # (local)
    print(f"  Claim C direction: <r> rose from 0.321: {r_up}; "
          f"Poisson-side: {r_poisson_side}")

    # --- Steps (3)+(4): unfolding pair + pooled statistics ---
    print("\n=== Steps 3+4: unfolding pair + pooled kNN statistics ===")
    stats_p = pooled_stats(sequences, unfold_primary,
                           trim_edges=True)                        # (local)
    stats_s = pooled_stats(sequences, unfold_secondary)            # (local)
    print("  OPERATIONAL DEVIATION (disclosed; monotone-window edge trim, "
          "PRIMARY only):")
    print(f"    levels trimmed: {stats_p['n_trimmed_levels']} of {pooled_n} "
          f"({100.0 * stats_p['n_trimmed_levels'] / pooled_n:.2f}%); "
          f"mid-spectrum violations flagged: {stats_p['n_mid_flagged']}; "
          f"residual nonpositive spacings dropped: "
          f"{stats_p['n_dropped_spacings']}")
    for label, st in (("PRIMARY poly-deg5+edgetrim", stats_p),
                      ("SECONDARY mean-norm", stats_s)):
        print(f"  -- {label} (nonmonotone unfold points: "
              f"{st['n_nonmonotone']}) --")
        print("  k |    n    mean(=k)  Delta_emp     V_k  | D_Poisson "
              "D_WigCorr D_WigOld | GoF18_P GoF18_W")
        for k in K_SET:
            d = st["k"][k]                                         # (local)
            print(f"  {k} | {d['n']:5d}  {d['mean']:8.4f}  "
                  f"{d['Delta_emp']:9.4f}  {d['V_k']:6.3f} | "
                  f"{d['D_poisson']:9.4f} {d['D_wigner_corr']:9.4f} "
                  f"{d['D_wigner_old']:8.4f} | {d['GoF18_poisson']:7.4f} "
                  f"{d['GoF18_wigner_corr']:7.4f}")
        print(f"  Brody beta_1 (MLE, k=1 pooled) = {st['beta1']:.4f} "
              f"(boundary {BRODY_BOUNDARY})")

    # --- Step (5): super-Poisson trigger + attribution (per scheme) ---
    print("\n=== Step 5: super-Poisson trigger + degeneracy attribution ===")
    trig_p, trig_p_diag = superp_trigger(stats_p)                  # (local)
    trig_s, trig_s_diag = superp_trigger(stats_s)                  # (local)
    attr_p = attr_s = None                                         # (local)
    attr_p_diag, attr_s_diag = {}, {}                              # (local)
    for label, trig, diag in (("PRIMARY", trig_p, trig_p_diag),
                              ("SECONDARY", trig_s, trig_s_diag)):
        print(f"  {label}: F_emp({SSTAR})={diag['F_emp_sstar']:.4f} vs "
              f"F_P={diag['F_poisson_sstar']:.4f} (3sigma band "
              f"{diag['band_3sigma']:.4f}); excess_fire={diag['excess_fire']}; "
              f"vk_fire={diag['vk_fire']} -> TRIGGERED={trig}")
    if trig_p:
        attr_p, attr_p_diag = attribution_check(sequences, unfold_primary,
                                                trim_edges=True)
        print(f"  PRIMARY attribution: attributable={attr_p}  {attr_p_diag}")
    if trig_s:
        attr_s, attr_s_diag = attribution_check(sequences, unfold_secondary)
        print(f"  SECONDARY attribution: attributable={attr_s}  {attr_s_diag}")

    # option-A cross-check: UNTRIMMED primary, artifact spacings (s <= 0)
    # dropped only — demonstrates the edge trim does no physics work
    stats_xa = pooled_stats(sequences, unfold_primary,
                            drop_nonpositive=True)                 # (local)
    print("\n  xcheckA (untrimmed primary, nonpositive-spacing drop only):")
    print(f"    V_k = {[round(stats_xa['k'][k]['V_k'], 3) for k in K_SET]}, "
          f"beta1 = {stats_xa['beta1']:.4f}, "
          f"D_P = {[round(stats_xa['k'][k]['D_poisson'], 4) for k in K_SET]}, "
          f"D_W = {[round(stats_xa['k'][k]['D_wigner_corr'], 4) for k in K_SET]}")

    # --- Step (6): per-scheme classes + composite (pre-registered operator) ---
    print("\n=== Step 6: verdict assembly ===")
    cls_p, sub_p = scheme_class(stats_p, extraction_ok, trig_p, attr_p)  # (local)
    cls_s, sub_s = scheme_class(stats_s, extraction_ok, trig_s, attr_s)  # (local)
    print(f"  scheme classes: PRIMARY={cls_p}{('-' + sub_p) if sub_p else ''}, "
          f"SECONDARY={cls_s}{('-' + sub_s) if sub_s else ''}")
    sub_path = ""                                                  # (local)
    if cls_p == cls_s:
        if cls_p == "PASS":
            if r_up and r_poisson_side:
                composite = "PASS"                                 # (local)
            else:
                composite, sub_path = "INFO", "d"  # Claim C <r> contradiction
        elif cls_p == "FAIL":
            if r_goe_side:
                composite = "FAIL"
            else:
                composite, sub_path = "INFO", "d"  # FAIL conj needs <r> GOE-side
        else:
            composite, sub_path = "INFO", (sub_p or sub_s or "d")
    else:
        composite, sub_path = "INFO", "d"          # unfolding-pair flip
    print(f"  composite (operator-authoritative): {composite}"
          f"{('-' + sub_path) if sub_path else ''}")

    # schema-v2 3-tuple (plan-pinned semantics)
    poisson_pref_all_p = all(stats_p["k"][k]["D_poisson"]
                             < stats_p["k"][k]["D_wigner_corr"]
                             for k in K_SET)                       # (local)
    sign_v = ("PASS" if (poisson_pref_all_p and r_up and r_poisson_side)
              else "FAIL")                                         # (local)
    vks_p = {k: stats_p["k"][k]["V_k"] for k in K_SET}             # (local)
    if any(v < RIGIDITY_GUARD for v in vks_p.values()):
        mag_v = "INFO"                                             # (local)
    elif trig_p and (attr_p is True):
        mag_v = "INFO"
    elif all(v >= VK_BOUNDARY for v in vks_p.values()):
        mag_v = "PASS"
    elif any(RIGIDITY_GUARD <= v < VK_BOUNDARY for v in vks_p.values()):
        mag_v = "FAIL"
    else:
        mag_v = "INFO"
    if cls_p == cls_s:
        reg_v = "VALID"                                            # (local)
    elif {cls_p, cls_s} == {"PASS", "FAIL"}:
        reg_v = "BREAKDOWN"
    else:
        reg_v = "MARGINAL"
    coll = collapse_rule(sign_v, mag_v, reg_v)                     # (local)
    xc9 = (coll == composite)                                      # (local)
    print(f"  3-tuple: sign={sign_v} magnitude={mag_v} regime={reg_v} "
          f"-> collapse={coll}; XC9 collapse==operator: "
          f"{'OK' if xc9 else 'DIVERGENT (operator authoritative)'}")

    # --- Step (7): per-sector diagnostic table (DIAGNOSTIC ONLY, S74 lesson) ---
    sector_table = []                                              # (local)
    for key in rep_keys:
        lam = reps[key]                                            # (local)
        d1 = np.diff(lam)                                          # (local)
        rr = np.minimum(d1[:-1], d1[1:]) / np.maximum(d1[:-1], d1[1:])  # (local)
        e_p, _ = unfold_primary(lam)                               # (local)
        s1p = np.diff(e_p)                                         # (local)
        sector_table.append([key[0], key[1], len(raw[key]), len(lam),
                             float(np.mean(rr)),
                             float(np.var(s1p, ddof=VAR_DDOF))])
    sector_table = np.array(sector_table, dtype=float)             # (local)

    # --- repaired-(4,4) robustness row (DIAGNOSTIC ONLY; no verdict weight) ---
    # The s84 cache lacks sector (4,4); W3-1 repaired it in-run (eigenvalues
    # in s100b_cf28_simple_pole_preflight.npz key evals_44_reconstructed).
    # The verdict machinery is the plan-frozen 27-rep / 5846-level pin (made
    # against the actual cache); this row tests stability to the known repair.
    diag44 = {}                                                    # (local)
    try:
        pf = np.load(PREFLIGHT_44, allow_pickle=True)              # (local)
        ev44 = np.sort(np.abs(np.asarray(
            pf["evals_44_reconstructed"], dtype=float)))           # (local)
        d44 = dedup_sorted(ev44)                                   # (local)
        if len(d44) >= ELIG_MIN:
            seq44 = sequences + [d44]                              # (local)
            st44 = pooled_stats(seq44, unfold_primary,
                                trim_edges=True)                   # (local)
            r44 = float(np.mean(r_ratio_pooled(seq44)))            # (local)
            diag44 = {
                "n_unique_44": len(d44),
                "pooled_n_with44": int(pooled_n + len(d44)),
                "r_mean_with44": r44,
                "beta1_with44": st44["beta1"],
                "V_k_with44": [st44["k"][k]["V_k"] for k in K_SET],
                "D_poisson_with44": [st44["k"][k]["D_poisson"] for k in K_SET],
                "D_wigner_corr_with44": [st44["k"][k]["D_wigner_corr"]
                                         for k in K_SET],
            }
            print(f"\n  DIAGNOSTIC repaired-(4,4) row (n_unique={len(d44)}): "
                  f"<r>={r44:.4f}, beta1={st44['beta1']:.4f}, "
                  f"V_k={[round(v, 3) for v in diag44['V_k_with44']]}")
        else:
            diag44 = {"n_unique_44": len(d44), "note": "below eligibility"}
    except Exception as exc:  # noqa: BLE001
        diag44 = {"error": str(exc)}
        print(f"  DIAGNOSTIC (4,4) row unavailable: {exc}")

    # --- npz ---
    np.savez(
        OUT_NPZ,
        # identity + pins
        gate_id=GATE_ID, scheme=SCHEME, convention=CONVENTION,
        L_max=L_MAX, k_set=np.array(K_SET),
        pinmap_json=json.dumps(dict(sorted(pins.items())), sort_keys=True),
        audit_sha256=audit_sha, content_sha256=content_sha,
        untrusted_upstream_caveat=UNTRUSTED_UPSTREAM_ROW,
        # extraction provenance (Eq. 15 form + constants as strings)
        extraction_ok=extraction_ok,
        extracted_anchors_json=json.dumps(ext_info.get("anchors", {})),
        c1_value=c1,
        alpha_corrected_eq15=np.array([a_corr[k] for k in K_SET]),
        alpha_old_eq3=np.array([a_old[k] for k in K_SET]),
        delta_goe_eq8=np.array([dgoe[k] for k in K_SET]),
        delta_poisson_eq11=np.array([dpois[k] for k in K_SET]),
        delta_surmise_eq7=np.array([delta_surmise(a_corr[k], k)
                                    for k in K_SET]),
        vk_denominators=np.array([denom[k] for k in K_SET]),
        # sector resolution
        rep_keys=np.array(rep_keys), n_reps=n_reps,
        pooled_n_distinct=pooled_n,
        n_eligible=len(eligible), n_sectors_cache=n_sectors,
        bdi_pair_maxdiff=pair_maxdiff,
        bdi_mismatch_pairs=np.array(bdi_mismatch, dtype=float)
        if bdi_mismatch else np.zeros((0, 3)),
        sector_sequences=np.array(sequences, dtype=object),
        per_sector_table=sector_table,
        per_sector_table_cols="p,q,n_raw,n_unique,r_mean_sector,var_s1_primary",
        # pooled spacings per k per scheme
        s_k1_primary=stats_p["k"][1]["sample"],
        s_k2_primary=stats_p["k"][2]["sample"],
        s_k3_primary=stats_p["k"][3]["sample"],
        s_k1_secondary=stats_s["k"][1]["sample"],
        s_k2_secondary=stats_s["k"][2]["sample"],
        s_k3_secondary=stats_s["k"][3]["sample"],
        # headline statistics (primary, secondary)
        D_k_poisson_primary=np.array([stats_p["k"][k]["D_poisson"]
                                      for k in K_SET]),
        D_k_wigner_corrected_primary=np.array(
            [stats_p["k"][k]["D_wigner_corr"] for k in K_SET]),
        D_k_wigner_old_primary=np.array([stats_p["k"][k]["D_wigner_old"]
                                         for k in K_SET]),
        D_k_poisson_secondary=np.array([stats_s["k"][k]["D_poisson"]
                                        for k in K_SET]),
        D_k_wigner_corrected_secondary=np.array(
            [stats_s["k"][k]["D_wigner_corr"] for k in K_SET]),
        GoF_Eq18_poisson_primary=np.array([stats_p["k"][k]["GoF18_poisson"]
                                           for k in K_SET]),
        GoF_Eq18_wigner_corrected_primary=np.array(
            [stats_p["k"][k]["GoF18_wigner_corr"] for k in K_SET]),
        Delta_emp_primary=np.array([stats_p["k"][k]["Delta_emp"]
                                    for k in K_SET]),
        Delta_emp_secondary=np.array([stats_s["k"][k]["Delta_emp"]
                                      for k in K_SET]),
        V_k_primary=np.array([stats_p["k"][k]["V_k"] for k in K_SET]),
        V_k_secondary=np.array([stats_s["k"][k]["V_k"] for k in K_SET]),
        mean_sk_primary=np.array([stats_p["k"][k]["mean"] for k in K_SET]),
        mean_sk_secondary=np.array([stats_s["k"][k]["mean"] for k in K_SET]),
        beta1_primary=stats_p["beta1"], beta1_secondary=stats_s["beta1"],
        n_nonmonotone_primary=stats_p["n_nonmonotone"],
        # OPERATIONAL DEVIATION disclosure block (monotone-window edge trim)
        edge_zone=EDGE_ZONE,
        n_trimmed_levels_primary=stats_p["n_trimmed_levels"],
        n_mid_flagged_primary=stats_p["n_mid_flagged"],
        n_dropped_spacings_primary=stats_p["n_dropped_spacings"],
        trim_table_primary=stats_p["trim_table"],
        pooled_n_primary_trimmed=int(pooled_n - stats_p["n_trimmed_levels"]),
        # option-A cross-check (untrimmed primary, nonpositive drop only)
        xcheckA_V_k=np.array([stats_xa["k"][k]["V_k"] for k in K_SET]),
        xcheckA_beta1=stats_xa["beta1"],
        xcheckA_D_poisson=np.array([stats_xa["k"][k]["D_poisson"]
                                    for k in K_SET]),
        xcheckA_D_wigner_corrected=np.array(
            [stats_xa["k"][k]["D_wigner_corr"] for k in K_SET]),
        xcheckA_Delta_emp=np.array([stats_xa["k"][k]["Delta_emp"]
                                    for k in K_SET]),
        # r cross-check
        r_values=r_vals, r_mean_resolved=r_mean, r_sigma=sigma_r,
        r_z_vs_poisson=z_r, r_baseline_S38=R_BASELINE_S38,
        # super-Poisson trigger + attribution arrays
        superp_trigger_primary=trig_p,
        superp_trigger_secondary=trig_s,
        superp_diag_primary_json=json.dumps(trig_p_diag),
        superp_diag_secondary_json=json.dumps(trig_s_diag),
        attribution_primary_json=json.dumps(
            {"attributable": attr_p, **attr_p_diag}, default=float),
        attribution_secondary_json=json.dumps(
            {"attributable": attr_s, **attr_s_diag}, default=float),
        # diagnostic-only repaired-(4,4) robustness row
        diag44_json=json.dumps(diag44, default=float),
        # verdict block
        scheme_class_primary=cls_p, scheme_class_secondary=cls_s,
        sub_path_primary=sub_p, sub_path_secondary=sub_s,
        composite_verdict=composite, info_sub_path=sub_path,
        sign_verdict=sign_v, magnitude_verdict=mag_v, regime_verdict=reg_v,
        collapse_rule_composite=coll, xc9_collapse_matches_operator=xc9,
    )
    print(f"\n  npz written: {OUT_NPZ.name}")

    # --- plot ---
    fig = plt.figure(figsize=(16.5, 9.5))                          # (local)
    gs = fig.add_gridspec(2, 3, hspace=0.32, wspace=0.27)          # (local)
    for j, k in enumerate(K_SET):
        ax = fig.add_subplot(gs[0, j])                             # (local)
        s = stats_p["k"][k]["sample"]                              # (local)
        ax.hist(s, bins=60, density=True, alpha=0.45, color="#4878CF",
                label=f"pooled $s^{{({k})}}$ (n={len(s)})")
        D = delta_surmise(a_corr[k], k)                            # (local)
        xg = np.linspace(1e-6, k + 4.5 * np.sqrt(max(D, 0.3)), 800)  # (local)
        ax.plot(xg, pdf_poisson_k(xg, k), "k-", lw=2.2,
                label=r"Poisson $\Gamma(k,1)$ [Eq. C3]")
        ax.plot(xg, pdf_wigner_like(xg, a_corr[k], k), "r--", lw=2.0,
                label=r"corr. Wigner-kNN [Eq. 2+4+15], $\beta$=1")
        ax.plot(xg, pdf_wigner_like(xg, a_old[k], k), color="orange",
                ls=":", lw=1.6, label="old surmise [Eq. 3] (diag.)")
        ax.set_title(
            f"k={k}: $D_P$={stats_p['k'][k]['D_poisson']:.4f}, "
            f"$D_W$={stats_p['k'][k]['D_wigner_corr']:.4f}, "
            f"$V_{k}$={stats_p['k'][k]['V_k']:.3f}", fontsize=10.5)
        ax.set_xlabel("s"); ax.set_ylabel(f"$P_{k}(s)$")
        ax.legend(fontsize=7.5)
    ax = fig.add_subplot(gs[1, 0])                                 # (local)
    kk = np.array(K_SET, dtype=float)                              # (local)
    ax.plot(kk, [dpois[k] for k in K_SET], "k-o", lw=2,
            label=r"$\Delta_{Poisson}=k$ [Eq. 11]")
    ax.plot(kk, [dgoe[k] for k in K_SET], "g-s", lw=2,
            label=r"$\Delta_{GOE}=\frac{2}{\pi^2}\ln k+\frac{4}{\pi}-1$ [Eq. 8]")
    ax.plot(kk, [stats_p["k"][k]["Delta_emp"] for k in K_SET], "r-D",
            lw=2, ms=9, label=r"$\Delta_{emp}$ primary")
    ax.plot(kk, [stats_s["k"][k]["Delta_emp"] for k in K_SET], "b--^",
            lw=1.5, label=r"$\Delta_{emp}$ secondary")
    ax.set_xlabel("k"); ax.set_ylabel(r"$\Delta(k)$"); ax.set_xticks(kk)
    ax.set_title("variance vs references"); ax.legend(fontsize=8)
    ax = fig.add_subplot(gs[1, 1])                                 # (local)
    ax.hist(r_vals, bins=50, density=True, alpha=0.5, color="#4878CF")
    ax.axvline(r_mean, color="r", lw=2.4, label=f"<r>={r_mean:.4f}")
    ax.axvline(r_POISSON_canonical, color="k", ls="--", lw=1.8,
               label=f"Poisson {r_POISSON_canonical}")
    ax.axvline(r_GOE_canonical, color="g", ls=":", lw=1.8,
               label=f"GOE {r_GOE_canonical}")
    ax.axvline(R_BASELINE_S38, color="gray", ls="-.", lw=1.6,
               label=f"S38 unresolved {R_BASELINE_S38}")
    ax.set_xlabel("r"); ax.set_ylabel("P(r)")
    ax.set_title("unfolding-independent r-ratio (pooled, resolved)")
    ax.legend(fontsize=8)
    ax = fig.add_subplot(gs[1, 2])                                 # (local)
    xpos = np.arange(len(K_SET))                                   # (local)
    ax.bar(xpos - 0.18, [stats_p["k"][k]["V_k"] for k in K_SET], 0.36,
           color="#CF4878", label="primary")
    ax.bar(xpos + 0.18, [stats_s["k"][k]["V_k"] for k in K_SET], 0.36,
           color="#78CF48", label="secondary")
    ax.axhline(1.0, color="k", lw=1.4, label="Poisson (V=1)")
    ax.axhline(VK_BOUNDARY, color="orange", ls="--", lw=1.6,
               label=f"boundary {VK_BOUNDARY}")
    ax.axhline(0.0, color="g", ls=":", lw=1.4, label="GOE (V=0)")
    ax.axhline(RIGIDITY_GUARD, color="purple", ls="-.", lw=1.2,
               label=f"rigidity {RIGIDITY_GUARD}")
    ax.set_xticks(xpos); ax.set_xticklabels([f"k={k}" for k in K_SET])
    ax.set_ylabel(r"$V_k$"); ax.set_title("variance discriminator")
    ax.legend(fontsize=7.5, loc="center right")
    fig.suptitle(
        f"{GATE_ID}: sector-resolved kNN statistics, D_K(tau_fold={tau_fold}) "
        f"L_max={L_MAX} — {n_reps} reps, {pooled_n} distinct levels — "
        f"VERDICT {composite}{('-' + sub_path) if sub_path else ''} "
        f"[UNTRUSTED-UPSTREAM: LC-lineage canonicity pending]",
        fontsize=11.5)
    fig.savefig(OUT_PNG, dpi=130, bbox_inches="tight")
    plt.close(fig)
    print(f"  plot written: {OUT_PNG.name}")

    # --- verdict payload ---
    vstr = (f"r_mean={r_mean:.4f}|V_k={vks_p[1]:.3f},{vks_p[2]:.3f},"
            f"{vks_p[3]:.3f}|beta1={stats_p['beta1']:.3f}|"
            f"KS_P={stats_p['k'][1]['D_poisson']:.3f},"
            f"{stats_p['k'][2]['D_poisson']:.3f},"
            f"{stats_p['k'][3]['D_poisson']:.3f}|"
            f"KS_W={stats_p['k'][1]['D_wigner_corr']:.3f},"
            f"{stats_p['k'][2]['D_wigner_corr']:.3f},"
            f"{stats_p['k'][3]['D_wigner_corr']:.3f}|"
            f"N={pooled_n}|reps={n_reps}|"
            f"subpath={sub_path if sub_path else 'none'}")         # (local)
    print(f"\n(value={vstr!r}, scheme={SCHEME}, convention={CONVENTION}, "
          f"L_max={L_MAX})")
    payload = {
        "session": SESSION,
        "gate_id": GATE_ID,
        "verdict": composite,
        "value": vstr,
        "scheme": SCHEME,
        "convention": CONVENTION,
        "l_max": str(L_MAX),
        "audit_sha256": audit_sha,
        "content_sha256": content_sha,
        "schema_version": "S84+",
        "sign_verdict": sign_v,
        "magnitude_verdict": mag_v,
        "regime_verdict": reg_v,
        "companion_note": (f"sector-resolved kNN; secondary-scheme V_k="
                           f"{stats_s['k'][1]['V_k']:.3f},"
                           f"{stats_s['k'][2]['V_k']:.3f},"
                           f"{stats_s['k'][3]['V_k']:.3f}; beta1_sec="
                           f"{stats_s['beta1']:.3f}; r_z_vs_Poisson="
                           f"{z_r:+.2f}"),
        "extra_rows": [
            UNTRUSTED_UPSTREAM_ROW,
            (f"# diagnostic: repaired-(4,4) robustness row (no verdict "
             f"weight): {json.dumps(diag44, default=float)[:200]}"),
        ],
    }                                                              # (local)
    print("<<<EMIT_VERDICT_PAYLOAD>>>")
    print(json.dumps(payload, separators=(",", ":"), sort_keys=True))
    print("<<<END_EMIT_VERDICT_PAYLOAD>>>")

    wall = time.time() - t0                                        # (local)
    print(f"\n=== {GATE_ID}: {composite} (wall {wall:.1f}s) ===")
    return 0   # valid scientific verdict => exit 0 (math-scripts.md)


if __name__ == "__main__":
    sys.exit(main())
